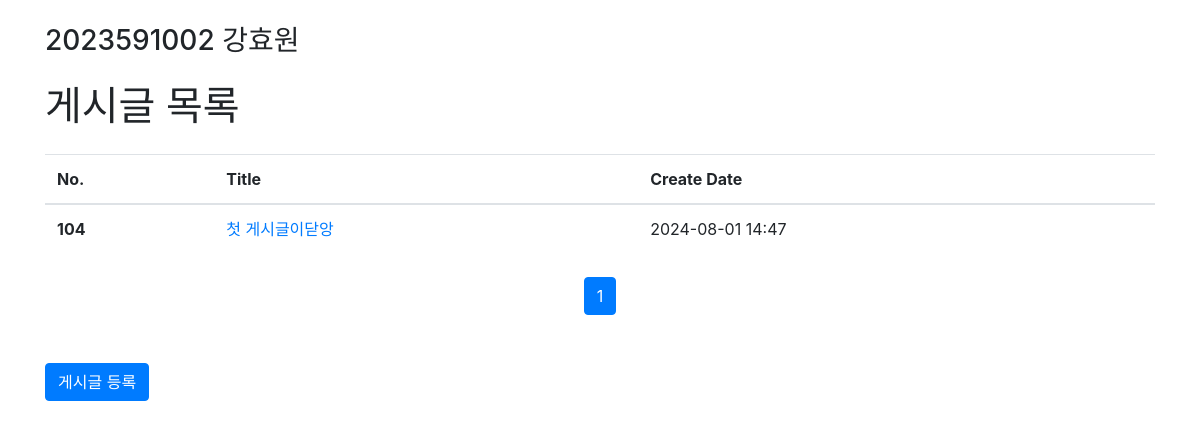
/board/list/, run on an earlier commit of the app's database.
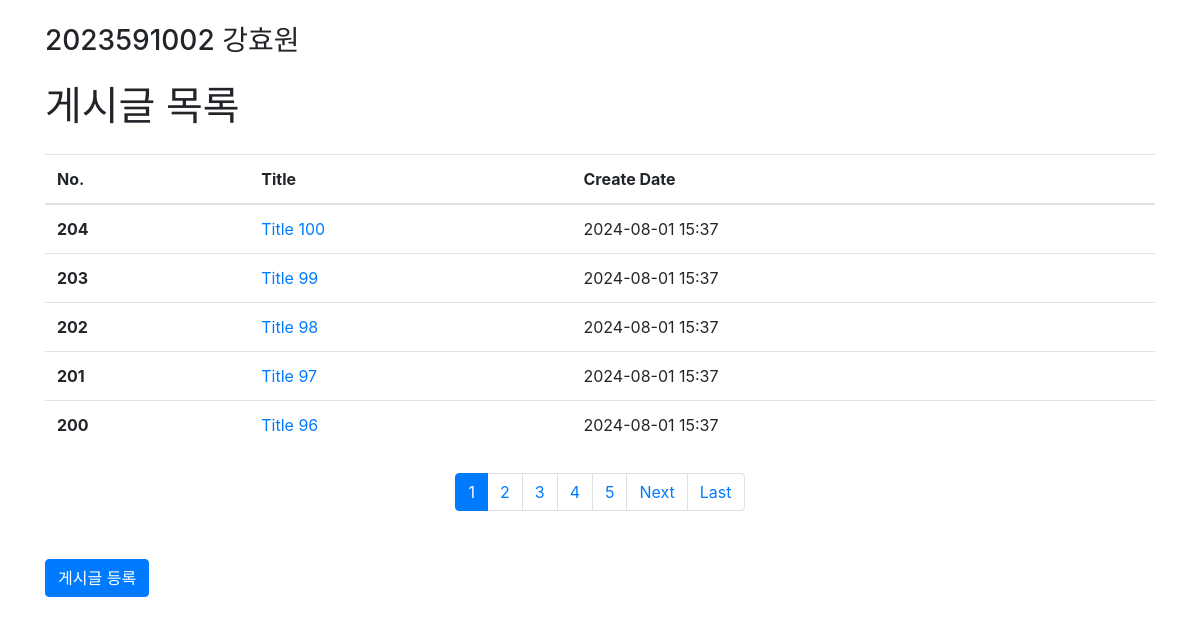
And on a later commit of the database.
### board/models.py (models this page shows)
class Board(models.Model):
    board_id = models.AutoField(primary_key=True)
    title = models.CharField(max_length=100)
    content = models.TextField()
    user_id = models.CharField(max_length=50)
    createdAt = models.DateTimeField(auto_now_add=True)
    updatedAt = models.DateTimeField(auto_now=True)

### board/views.py (the view)
# urls.py: path('list/', views.index, name='index'),
def index(request):
    board_list = Board.objects.all().order_by('-createdAt')
    paginator = Paginator(board_list, 5)
    page_number = request.GET.get('page')
    page_obj = paginator.get_page(page_number)
    context = {
        'page_obj' : page_obj,
        'user' : request.session.get('user')
    }
    return render(request, 'board/board_list.html', context)

### templates/board/board_list.html (shortened to what this page needs)
<!DOCTYPE html>
<html lang="ko">
<head>
    <link href="https://stackpath.bootstrapcdn.com/bootstrap/4.5.2/css/bootstrap.min.css" rel="stylesheet">
</head>
<body>
<div class="container">
    <h3 class="my-4">2023591002 강효원</h3>
</div>
<div class="container">
    <h1 class="my-4">게시글 목록</h1>
    {% if page_obj %}
        <table class="table">
            <thead>
            <tr>
                <th scope="col">No.</th>
                <th scope="col">Title</th>
                <th scope="col">Create Date</th>
            </tr>
            </thead>
            <tbody>
            {% for board in page_obj %}
            <tr>
                <th scope="row">{{ board.board_id }}</th>
                <td><a href="{% url 'board:detail' board.board_id %}">{{ board.title }}</a></td>
                <td>{{ board.createdAt|date:"Y-m-d H:i" }}</td>
            </tr>
            {% endfor %}
            </tbody>
        </table>
        <nav aria-label="Page navigation">
            <ul class="pagination justify-content-center my-4">
                {% for num in page_obj.paginator.page_range %}
                    {% if page_obj.number == num %}
                        <li class="page-item active">
                            <a class="page-link" href="?page={{ num }}">{{ num }}</a>
                        </li>
                    {% elif num > page_obj.number|add:'-5' and num < page_obj.number|add:'5' %}
                        <li class="page-item">
                            <a class="page-link" href="?page={{ num }}">{{ num }}</a>
                        </li>
                    {% endif %}
                {% endfor %}
                {% if page_obj.has_next %}
                    <li class="page-item">
                        <a class="page-link" href="?page={{ page_obj.next_page_number }}">Next</a>
                    </li>
                    <li class="page-item">
                        <a class="page-link" href="?page={{ page_obj.paginator.num_pages }}">Last</a>
                    </li>
                {% endif %}
            </ul>
        </nav>
    {% else %}
        <p>질문이 없습니다.</p>
    {% endif %}
    <a href="{% url 'board:create_board' %}" class="btn btn-primary my-4">게시글 등록</a>
</div>
</body>
</html>

What changed in the data, as far as the page shows it:
no longer on this page (row unchanged): Board: board_id "104", title "첫 게시글이닫앙", createdAt "2024-08-01 14:47"
added Board: board_id "204", title "Title 100", createdAt "2024-08-01 15:37"
added Board: board_id "203", title "Title 99", createdAt "2024-08-01 15:37"
added Board: board_id "202", title "Title 98", createdAt "2024-08-01 15:37"
added Board: board_id "201", title "Title 97", createdAt "2024-08-01 15:37"
added Board: board_id "200", title "Title 96", createdAt "2024-08-01 15:37"
Also different on the page:
new list line: "2"
new list line: "3"
new list line: "4"
new list line: "5"
text now shown: "Next Last"
